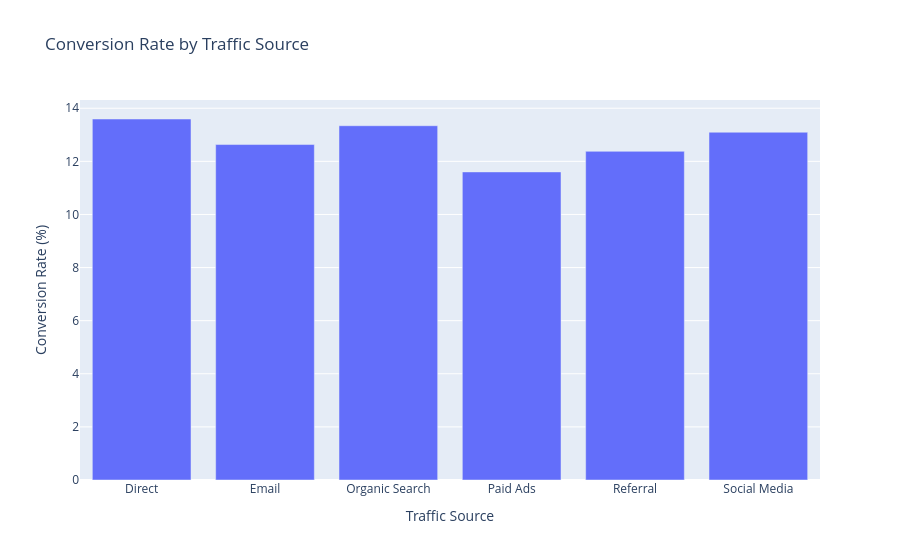

This figure's notebook cell:
### Markdown cell above
# conversion rate dashboard

### Code cell
conversion = df.groupby("Traffic Source")[
    "Conversion Rate (%)"
].mean().reset_index()

fig = px.bar(
    conversion,
    x="Traffic Source",
    y="Conversion Rate (%)",
    title="Conversion Rate by Traffic Source"
)

fig.show()

### Figure 1 — Plotly figure (JSON) as saved in the notebook; plotly's stock layout.template omitted (floating-point values rounded to 4 significant figures)
{"data": [{"hovertemplate": "Traffic Source=%{x}<br>Conversion Rate (%)=%{y}<extra></extra>", "legendgroup": "", "marker": {"color": "#636efa", "pattern": {"shape": ""}}, "name": "", "orientation": "v", "showlegend": false, "textposition": "auto", "type": "bar", "x": ["Direct", "Email", "Organic Search", "Paid Ads", "Referral", "Social Media"], "xaxis": "x", "y": [13.59, 12.63, 13.34, 11.6, 12.38, 13.1], "yaxis": "y"}], "layout": {"barmode": "relative", "legend": {"tracegroupgap": 0}, "title": {"text": "Conversion Rate by Traffic Source"}, "xaxis": {"anchor": "y", "domain": [0, 1], "title": {"text": "Traffic Source"}}, "yaxis": {"anchor": "x", "domain": [0, 1], "title": {"text": "Conversion Rate (%)"}}}}
